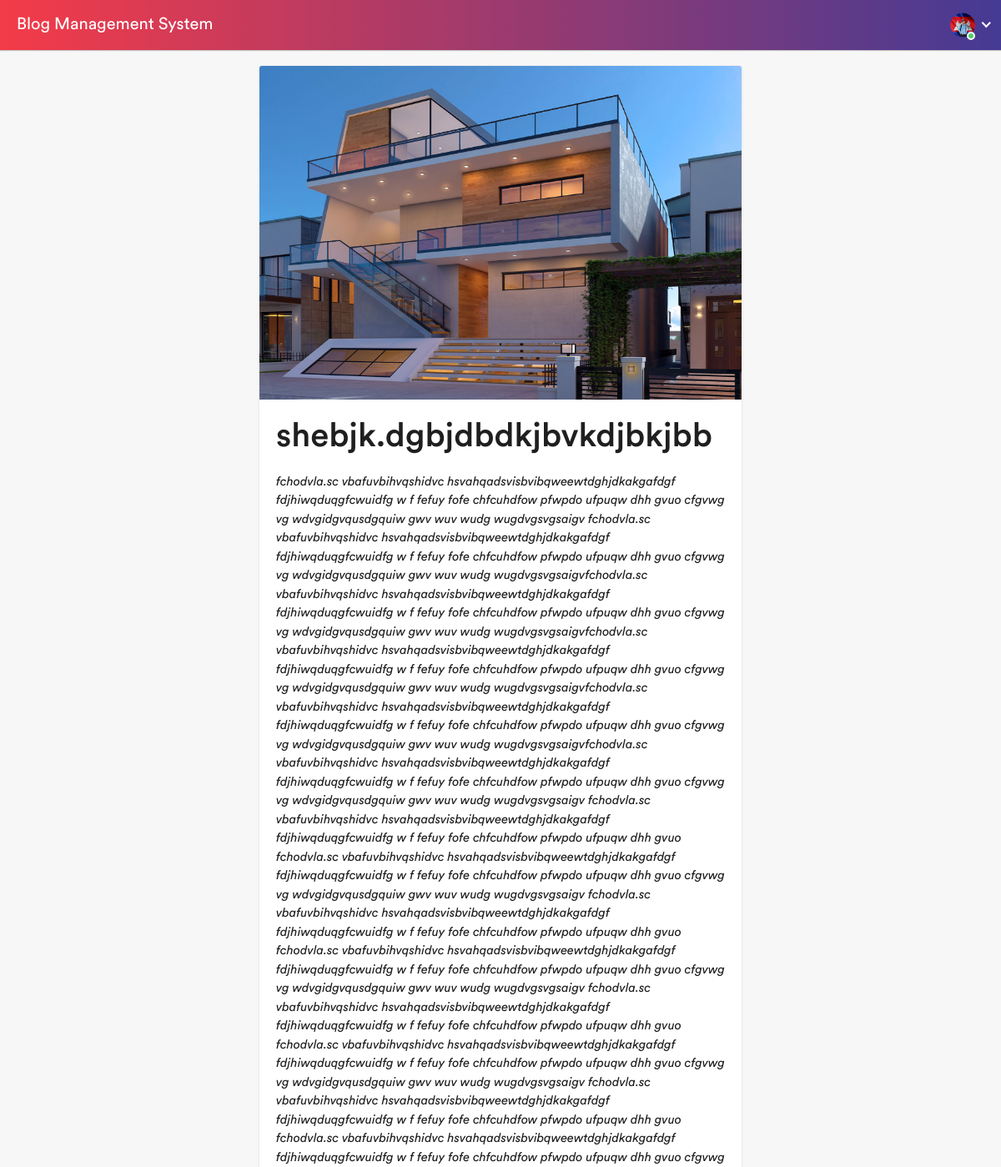
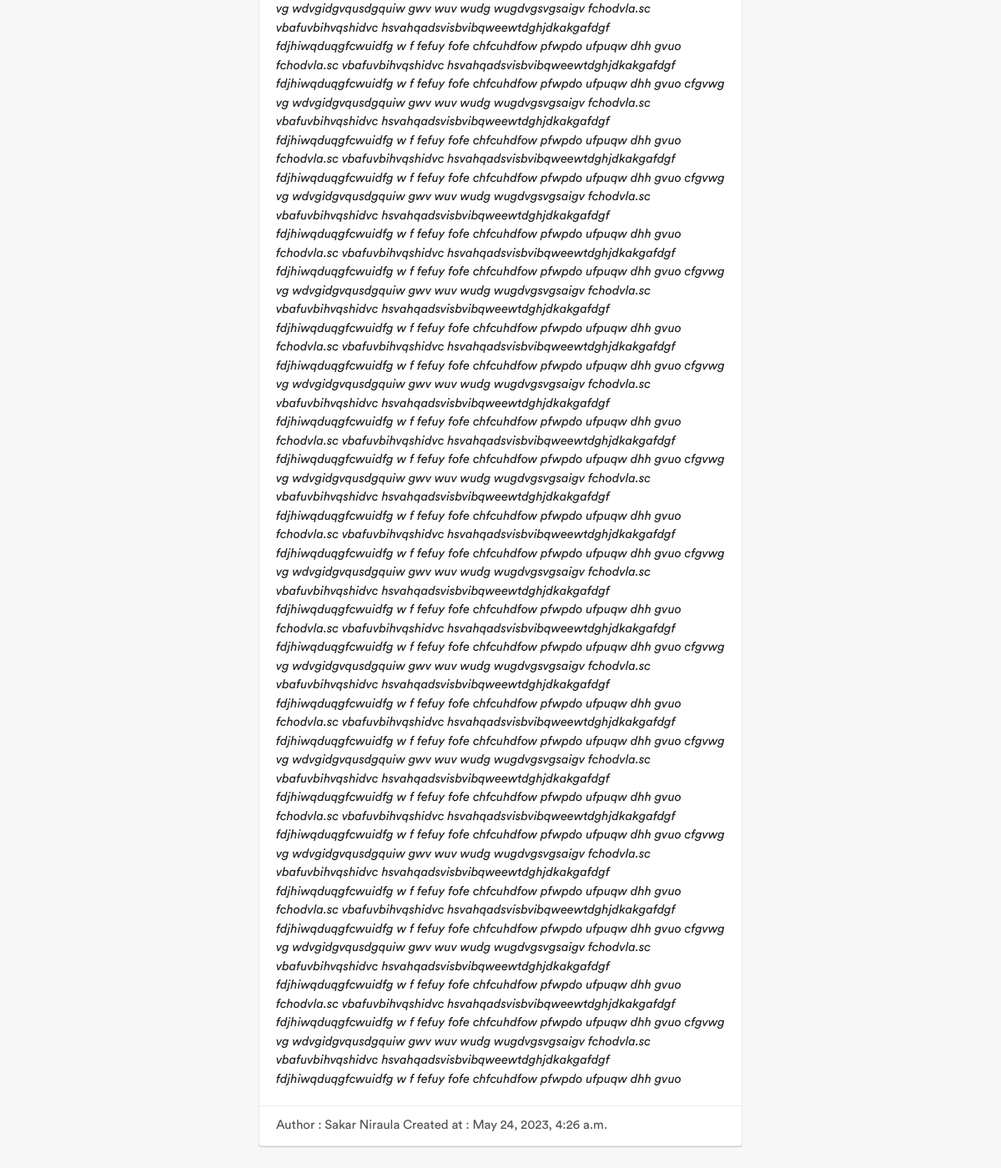
/detail/83/, run on the app's committed database (2 pictures, top to bottom).
### blogapp/models.py (models this page shows, shortened)
class Blogmodels(models.Model):
    blog_title = models.CharField(max_length=50, unique=True )
    blog_description = RichTextUploadingField()
    user = models.ForeignKey(User, on_delete=models.CASCADE, default=None, null=True)
    created_at = models.DateTimeField(auto_now_add=True)
    image = models.ImageField(upload_to='blog_images', blank=True, null=True)
    slug = AutoSlugField(populate_from="blog_title", unique=True , null= True, default=None)

### blogapp/views.py (the view)
# urls.py: path("detail/<int:pk>/", Blogdetail.as_view(), name="blogdetail"),
class Blogdetail(View):
    def get(self, request, pk):
        obj = get_object_or_404(Blogmodels, pk=pk)
        context = {"obj": obj}
        return render(request, "base/blogdetail.html", context)

### blogapp/templates/base/blogdetail.html (shortened to what this page needs)
{% extends 'base/base.html' %}
{% block content %}
{% load static %}
<body>
    <div class="center">
        <div class="card" style="width: 100%;">
            <img class="card-img-top" src="{{ obj.image.url }}" style="width: 100%; height: 400px;"
                alt="Card image cap">
            <div class="card-body">
                <h5 class="card-title" style="font-size:40px;">{{obj.blog_title}}</h5>
                <p class="card-text"><i>{{obj.blog_description|safe}}</i></p>
            </div>
            <ul class="list-group list-group-flush">
                <li class="list-group-item">Author : {{obj.user.first_name}} {{obj.user.last_name}}
                    Created at : {{obj.created_at}}
                </li>
            </ul>
        </div>
        {% endblock content %}

### blogapp/templates/base/blogdetail.html (style rules this page uses)
.center { margin: auto; width: 50%; padding: 10px; }

### data on the page
Blogmodels: image (picture), blog_title "shebjk.dgbjdbdkjbvkdjbkjbb", blog_description "fchodvla.sc vbafuvbihvqshidvc hsvahqadsvisbvibqweewtdghjdkakgafdgf fdjhiwqduqgfcwuidfg w f fefuy fofe chfcuhdfow pfwpdo ufpuqw dhh gvuo cfgvwg vg wdvgidgvqusdgquiw gwv wuv wudg wugdvgsvgsaigv fchodvla.sc vbafuvbihvqshidvc hsvahqadsvisbvibqweewtdghjdkakgafdgf fdjhiwqduqgfcwuidfg w f fefuy fofe chfcuhdfow pfwpdo ufpuqw dhh gvuo cfgvwg vg wdvgidgvqusdgquiw gwv wuv wudg wugdvgsvgsaigvfchodvla.sc vbafuvbihvqshidvc hsvahqadsvisbvibqweewtdghjdkakgafdgf fdjhiwqduqgfcwuidfg w f fefuy fofe chfcuhdfow pfwpdo ufpuqw dhh gvuo cfgvwg vg wdvgidgvqusdgquiw gwv wuv wudg wugdvgsvgsaigvfchodvla.sc vbafuvbihvqshidvc hsvahqadsvisbvibqweewtdghjdkakgafdgf fdjhiwqduqgfcwuidfg w f fefuy fofe chfcuhdfow pfwpdo…", user.first_name "Sakar", user.last_name "Niraula", created_at "May 24, 2023, 4:26 a.m."
